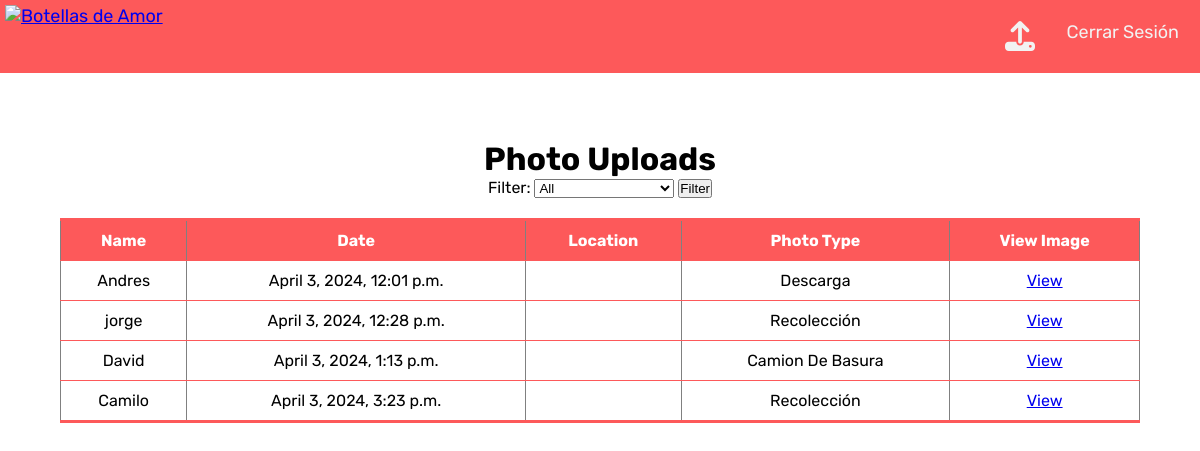
Screenshot of / (signed in) with the database file from the repository.
### APP/models.py (models this page shows, shortened)
class Foto(models.Model):
    PHOTO_CHOICES=[
        ("Recolección", "Recolección"),
        ("Descarga", "Descarga"),
        ("Camion Basura","Camion De Basura"),
    ]
    name = models.CharField(max_length=255, default='')
    image = models.ImageField(upload_to='uploads/product/')
    photoType = models.CharField(max_length=255, choices=PHOTO_CHOICES, default="Recolección")
    date = models.DateTimeField(auto_now_add=True)
    place = models.CharField(max_length=255)

### APP/views.py (the view)
# urls.py: path("", views.homePageView, name= "home"),
def homePageView(request):
    filter_option = request.GET.get('filter')
    if filter_option == 'recent':
        photos = Foto.objects.order_by('-date')
    elif filter_option == 'oldest':
        photos = Foto.objects.order_by('date')
    else:
        photos = Foto.objects.all()
    return render(request, 'core/home.html', {'photo_uploads': photos})

### APP/templates/core/home.html (shortened to what this page needs)
{% extends 'core/base.html' %}
{% load static %}
{% block content %}
</head>
<body>
    <h1>Photo Uploads</h1>
    <form action="{% url 'home' %}" method="GET">
        <label for="filter">Filter:</label>
        <select name="filter" id="filter">
            <option value="">All</option>
        </select>
        <button type="submit">Filter</button>
    </form>
    <table border="1">
        <thead>
            <tr>
                <th>Name</th>
                <th>Date</th>
                <th>Location</th>
                <th>Photo Type</th>
                <th>View Image</th>
            </tr>
        </thead>
        <tbody>
            {% for photo in photo_uploads %}
            <tr>
                <td>{{ photo.name }}</td>
                <td>{{ photo.date }}</td>
                <td>{{ photo.place }}</td>
                <td>{{ photo.get_photoType_display }}</td>
                <td>
                    <a href="{{ photo.image.url }}" target="_blank">View</a>
                </td>
            </tr>
            {% endfor %}
        </tbody>
    </table>
</body>
{% endblock %}

### APP/static/css/style.css (style rules this page uses)
* { margin: 0; padding: 0; box-sizing: border-box; }
body { background-color: white; height: 3000px; padding-top: 60px; font-family: "Rubik", sans-serif; }

### APP/templates/core/home.html (style rules this page uses)
body { text-align: center; }
table { width: 90%; border-collapse: collapse; margin: 20px auto; border-top: 3px solid #fd595a; border-bottom: 3px solid #fd595a; }
th, td { padding: 10px; border-bottom: 1px solid #fd595a; }
th { background-color: #fd595a; color: white; }

### rows the page displays
Foto: name "Andres", date "April 3, 2024, 12:01 p.m.", photoType "Descarga"
Foto: name "jorge", date "April 3, 2024, 12:28 p.m.", photoType "Recolección"
Foto: name "David", date "April 3, 2024, 1:13 p.m.", photoType "Camion De Basura"
Foto: name "Camilo", date "April 3, 2024, 3:23 p.m.", photoType "Recolección"
